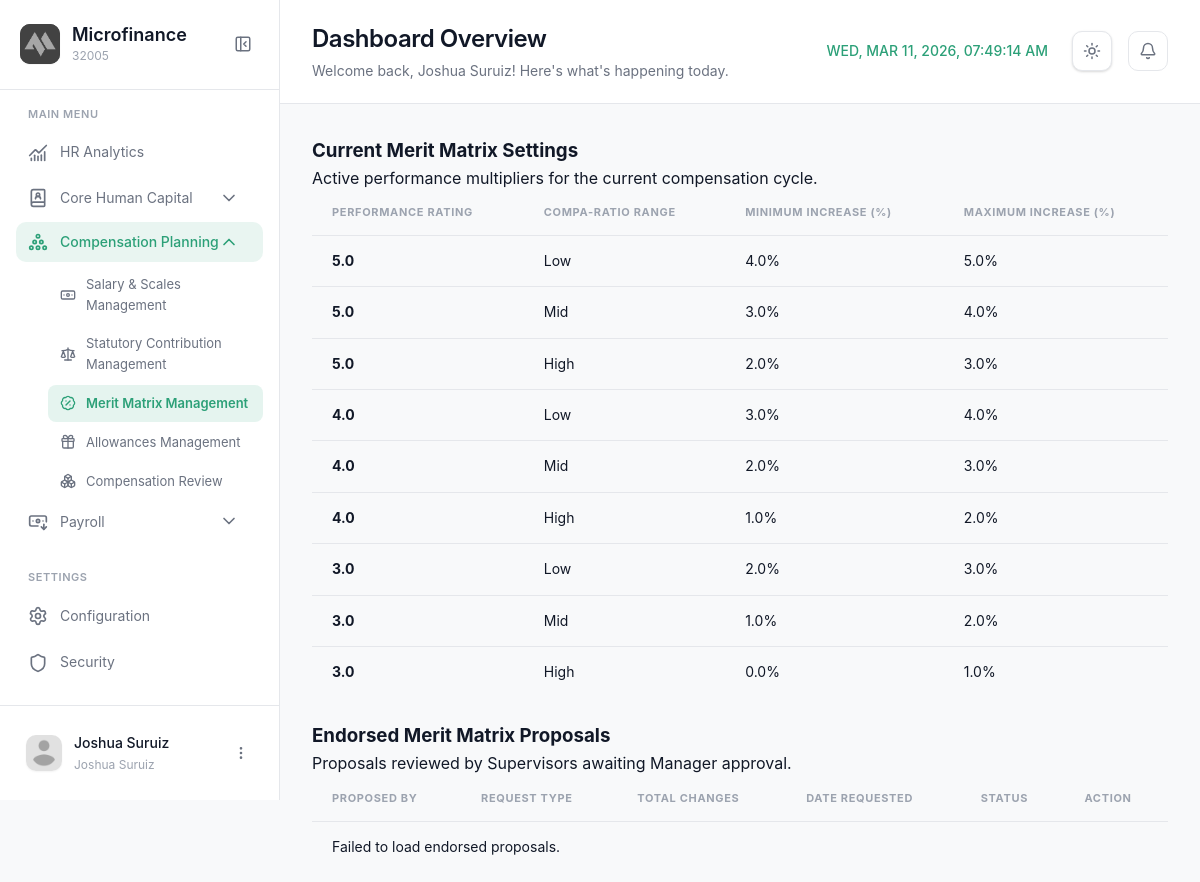
Screenshot of /modules/manager/meritmatrixmgt.php (signed in) with the database file from the repository.
### tables this page shows
CREATE TABLE `merit_matrix_settings` (
  `matrix_id` int(11) NOT NULL,
  `period_id` int(11) NOT NULL,
  `performance_rating` decimal(3,1) DEFAULT NULL,
  `compa_ratio_range` enum('Low','Mid','High') DEFAULT NULL,
  `min_increase_pct` decimal(5,2) DEFAULT NULL,
  `max_increase_pct` decimal(5,2) DEFAULT NULL
);

### modules/manager/meritmatrixmgt.php (the view, shortened to what this page needs)
<?php
require_once '../../config/config.php';
$sql = "SELECT matrix_id as MeritMatrixID, performance_rating as Rating, compa_ratio_range as CompaRatioRange, min_increase_pct as MinIncrease, max_increase_pct as MaxIncrease
        FROM merit_matrix_settings
        WHERE period_id = 1
        ORDER BY performance_rating DESC, compa_ratio_range ASC";
$result = $conn->query($sql);
$matrix_settings = [];
if ($result) {
    while ($row = $result->fetch_assoc()) {
        $matrix_settings[] = $row;
    }
}
$page = 'meritmatrixmgt';
$module = 'planning';
?>
<!DOCTYPE html>
<html lang="en">
<head>
  <link rel="stylesheet" href="../../css/meritmatrixmgt.css?v=1.2">
  <link rel="stylesheet" href="../../css/notifications.css?v=1.1">
</head>
<body>
  <aside class="sidebar" id="sidebar">
    <div class="sidebar-header">
      <div class="logo-container">
        <div class="logo-wrapper">
          <img src="../../img/logo.png" alt="Logo" class="logo">
        </div>
        <div class="logo-text">
          <h2 class="app-name">Microfinance</h2>
          <span class="app-tagline">32005</span>
        </div>
      </div>
      <button class="sidebar-toggle" id="sidebarToggle">
        <i data-lucide="panel-left-close"></i>
      </button>
    </div>
    <nav class="sidebar-nav">
      <div class="nav-section">
        <span class="nav-section-title">MAIN MENU</span>
        <a href="dashboard.php" class="nav-item <?php echo ($page === 'dashboard') ? 'active' : ''; ?>">
          <i data-lucide="chart-no-axes-combined"></i>
          <span>HR Analytics</span>
        </a>
        <div class="nav-item-group <?php echo ($module === 'banking') ? 'active' : ''; ?>">
          <button class="nav-item has-submenu <?php echo ($module === 'banking') ? 'active' : ''; ?>" data-module="banking">
            <div class="nav-item-content">
              <i data-lucide="book-user"></i>
              <span>Core Human Capital</span>
            </div>
            <i data-lucide="chevron-down" class="submenu-icon"></i>
          </button>
        </div>
                <div class="nav-item-group <?php echo ($module === 'planning') ? 'active' : ''; ?>">
          <button class="nav-item has-submenu <?php echo ($module === 'planning') ? 'active' : ''; ?>" data-module="planning">
            <div class="nav-item-content">
              <i data-lucide="circle-pile"></i>
              <span>Compensation Planning</span>
            </div>
            <i data-lucide="chevron-down" class="submenu-icon"></i>
          </button>
           <div class="submenu <?php echo ($module === 'planning') ? 'active' : ''; ?>" id="submenu-planning">
             <a href="salarymgt.php" class="submenu-item <?php echo ($page === 'salarymgt') ? 'active' : ''; ?>">
              <i data-lucide="banknote"></i>
              <span>Salary & Scales Management</span>
            </a>
             <a href="statutorymgt.php" class="submenu-item <?php echo ($page === 'statutorymgt') ? 'active' : ''; ?>">
              <i data-lucide="scale"></i>
              <span>Statutory Contribution Management</span>
            </a>
            <a href="meritmatrixmgt.php" class="submenu-item <?php echo ($page === 'meritmatrixmgt') ? 'active' : ''; ?>">
              <i data-lucide="badge-percent"></i>
              <span>Merit Matrix Management</span>
            </a>
             <a href="allowancemgt.php" class="submenu-item <?php echo ($page === 'allowancemgt') ? 'active' : ''; ?>">
              <i data-lucide="gift"></i>
              <span>Allowances Management</span>
            </a>
             <a href="compensationrev.php" class="submenu-item <?php echo ($page === 'compensationrev') ? 'active' : ''; ?>">
              <i data-lucide="boxes"></i>
              <span>Compensation Review</span>
            </a>
          </div>
        </div>
                <div class="nav-item-group <?php echo ($module === 'payroll') ? 'active' : ''; ?>">
          <button class="nav-item has-submenu <?php echo ($module === 'payroll') ? 'active' : ''; ?>" data-module="payroll">
            <div class="nav-item-content">
              <i data-lucide="banknote-arrow-down"></i>
              <span>Payroll</span>
            </div>
            <i data-lucide="chevron-down" class="submenu-icon"></i>
          </button>
        </div>
      </div>
      <div class="nav-section">
        <span class="nav-section-title">SETTINGS</span>
        <a href="#" class="nav-item">
          <i data-lucide="settings"></i>
          <span>Configuration</span>
        </a>
        <a href="#" class="nav-item">
          <i data-lucide="shield"></i>
          <span>Security</span>
        </a>
      </div>
    </nav>
    <div class="sidebar-footer">
      <div class="user-profile">
        <div class="user-avatar">
          <img src="../../img/profile.png" alt="User">
        </div>
        <div class="user-info">
          <span class="user-name"><?php echo htmlspecialchars($_SESSION['username'] ?? 'Manager'); ?></span>
          <span class="user-role"><?php echo htmlspecialchars($_SESSION['user_role'] ?? 'HR Manager'); ?></span>
        </div>
        <button class="user-menu-btn" id="userMenuBtn">
          <i data-lucide="more-vertical"></i>
        </button>
      </div>
    </div>
  </aside>
  <main class="main-content">
    <header class="page-header">
      <div class="header-left">
        <div class="header-title">
          <h1>Dashboard Overview</h1>
          <p>Welcome back, <?php echo htmlspecialchars($_SESSION['username'] ?? 'User'); ?>! Here's what's happening today.</p>
        </div>
      </div>
      <div class="header-right">
                        <div class="header-clock">
          <span id="realTimeClock"></span>
        </div>
        <button class="theme-toggle" id="themeToggle" aria-label="Toggle theme">
          <i data-lucide="sun" class="sun-icon"></i>
        </button>
        <div class="header-notifications" style="position: relative;">
          <button class="icon-btn" id="notifBtn">
            <i data-lucide="bell"></i>
          </button>
        </div>
      </div>
    </header>
    <div class="content-wrapper">
        <div class="content-card">
            <div class="card-header">
                <div class="card-header-left">
                    <h3 class="card-title">Current Merit Matrix Settings</h3>
                    <p class="card-subtitle">Active performance multipliers for the current compensation cycle.</p>
                </div>
            </div>
            <div class="card-body">
                <div class="data-table">
                    <table id="currentMatrixTable">
                        <thead>
                            <tr>
                                <th>Performance Rating</th>
                                <th>Compa-Ratio Range</th>
                                <th>Minimum Increase (%)</th>
                                <th>Maximum Increase (%)</th>
                            </tr>
                        </thead>
                        <tbody>
                            <?php foreach ($matrix_settings as $setting): ?>
                            <tr data-id="<?php echo $setting['MeritMatrixID']; ?>">
                                <td><strong><?php echo htmlspecialchars($setting['Rating']); ?></strong></td>
                                <td><?php echo htmlspecialchars($setting['CompaRatioRange']); ?></td>
                                <td><?php echo number_format($setting['MinIncrease'], 1); ?>%</td>
                                <td><?php echo number_format($setting['MaxIncrease'], 1); ?>%</td>
                            </tr>
                            <?php endforeach; ?>
                        </tbody>
                    </table>
                </div>
            </div>
        </div>
        <div class="content-card" style="margin-top: 24px;">
            <div class="card-header">
                <div class="card-header-left">
                    <h3 class="card-title">Endorsed Merit Matrix Proposals</h3>
                    <p class="card-subtitle">Proposals reviewed by Supervisors awaiting Manager approval.</p>
                </div>
            </div>
            <div class="card-body">
                <div class="data-table">
                    <table id="endorsedProposalsTable">
                        <thead>
                            <tr>
                                <th>Proposed By</th>
                                <th>Request Type</th>
                                <th>Total Changes</th>
                                <th>Date Requested</th>
                                <th>Status</th>
                                <th>Action</th>
                            </tr>
                        </thead>
                        <tbody id="endorsedProposalsBody">
                        </tbody>
                    </table>
                </div>
            </div>
        </div>
    </div>
  </main>
</body>
</html>

### css/notifications.css (style rules this page uses)
.icon-btn { position: relative; width: 40px; height: 40px; border-radius: 10px; background: var(--surface); border: 1px solid var(--border-color); cursor: pointer; display: flex; align-items: center; justify-content: center; color: var(--text-secondary); transition: var(--transition); flex-shrink: 0; }

### rows the page displays
merit_matrix_settings: performance_rating "5.0", compa_ratio_range "Low", min_increase_pct "4.0", max_increase_pct "5.0"
merit_matrix_settings: performance_rating "5.0", compa_ratio_range "Mid", min_increase_pct "3.0", max_increase_pct "4.0"
merit_matrix_settings: performance_rating "5.0", compa_ratio_range "High", min_increase_pct "2.0", max_increase_pct "3.0"
merit_matrix_settings: performance_rating "4.0", compa_ratio_range "Low", min_increase_pct "3.0", max_increase_pct "4.0"
merit_matrix_settings: performance_rating "4.0", compa_ratio_range "Mid", min_increase_pct "2.0", max_increase_pct "3.0"
merit_matrix_settings: performance_rating "4.0", compa_ratio_range "High", min_increase_pct "1.0", max_increase_pct "2.0"
merit_matrix_settings: performance_rating "3.0", compa_ratio_range "Low", min_increase_pct "2.0", max_increase_pct "3.0"
merit_matrix_settings: performance_rating "3.0", compa_ratio_range "Mid", min_increase_pct "1.0", max_increase_pct "2.0"
merit_matrix_settings: performance_rating "3.0", compa_ratio_range "High", min_increase_pct "0.0", max_increase_pct "1.0"

### other values shown
$_SESSION['username'] "Joshua Suruiz"
$_SESSION['user_role'] "Joshua Suruiz"
